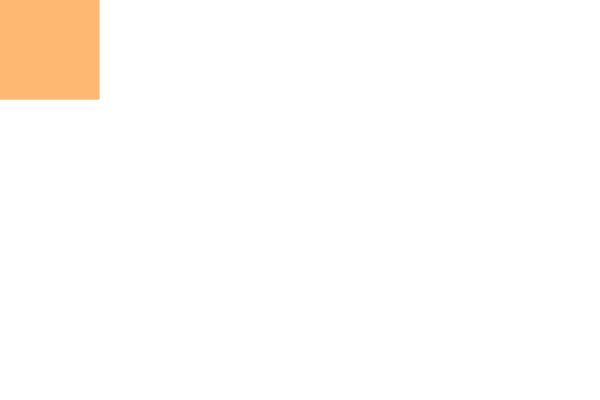
Frame 1 (no input)
Frame 60 (no input): identical to frame 1, image omitted
Frame 120 (the mouse pressed at the canvas centre since frame 60): identical to frame 1, image omitted

The p5.js sketch that drew this single still picture (run headless with seeded random() and noise() and a simulated clock; from frame 60 on, the mouse is pressed at the canvas centre):

// p5.js sketch
// ── sketch.js
var colourChanger = true;
var colourVal;

function setup(){
  createCanvas(600,400);
  for(var i = 0; i<100; i++){
    for(var j = 0; j<100; j++){
      if(colourChanger==true){
        stroke(255,255,0);
      }
      if(colourChanger==false){
        stroke(255,0,0);
      }
      point(i,j,1,1);
      colourChanger = !colourChanger;
      console.log(colourChanger);
    }
    colourChanger = !colourChanger;
  }
}

function draw(){

}
